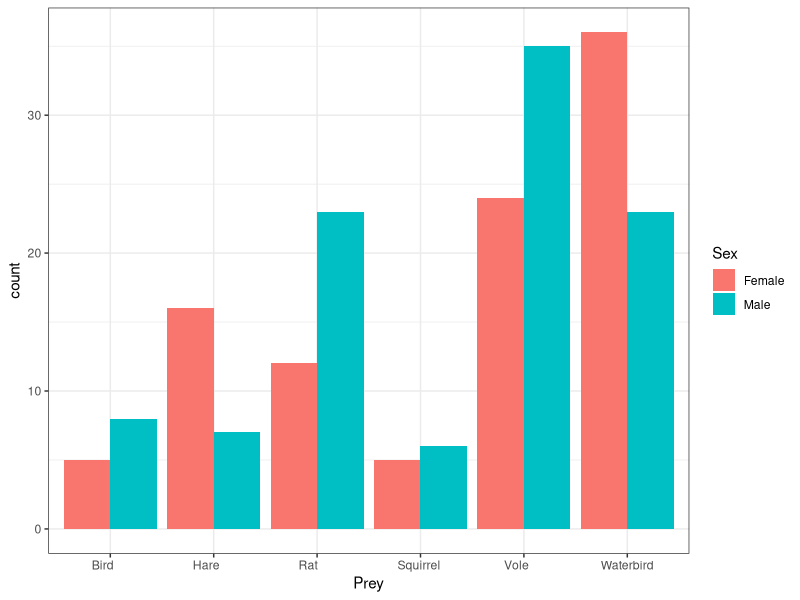

Write R code to recreate this figure.
## ---- chunk 1
knitr::opts_chunk$set(echo = TRUE)
## ---- chunk 2

suppressPackageStartupMessages({
  library("ggplot2")
  library("dplyr")
  library("ggfortify")
  library('tidyverse')
  library('GGally')
  library('MASS')
  library('readr')
})
## ---- chunk 3
data <- read.csv('data/EAGLES.CSV')
# Display data structure
glimpse(data)
## ---- chunk 4

total <- data %>%
  group_by(Prey, Sex) %>%
  summarize(count = Count)
## ---- chunk 5

ggplot(total, aes(x = Prey, y = count, fill = Sex)) +
  geom_bar(stat = 'identity', position = 'dodge') +
  theme_bw()
## ---- chunk 6

total.mat <- xtabs(count ~ Prey + Sex, data = total)
chisq_result <- chisq.test(total.mat)
